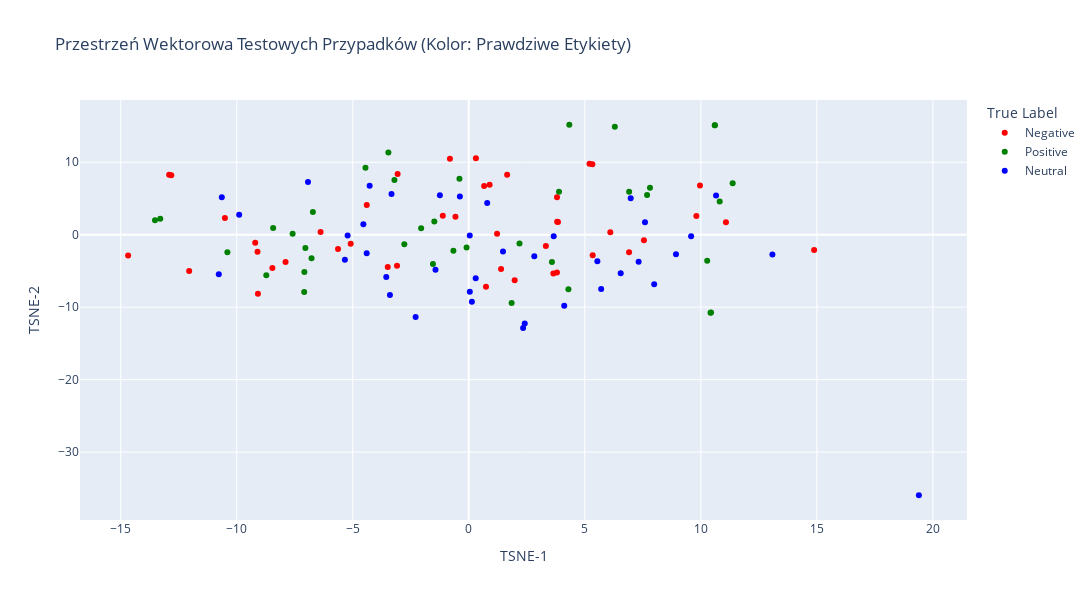
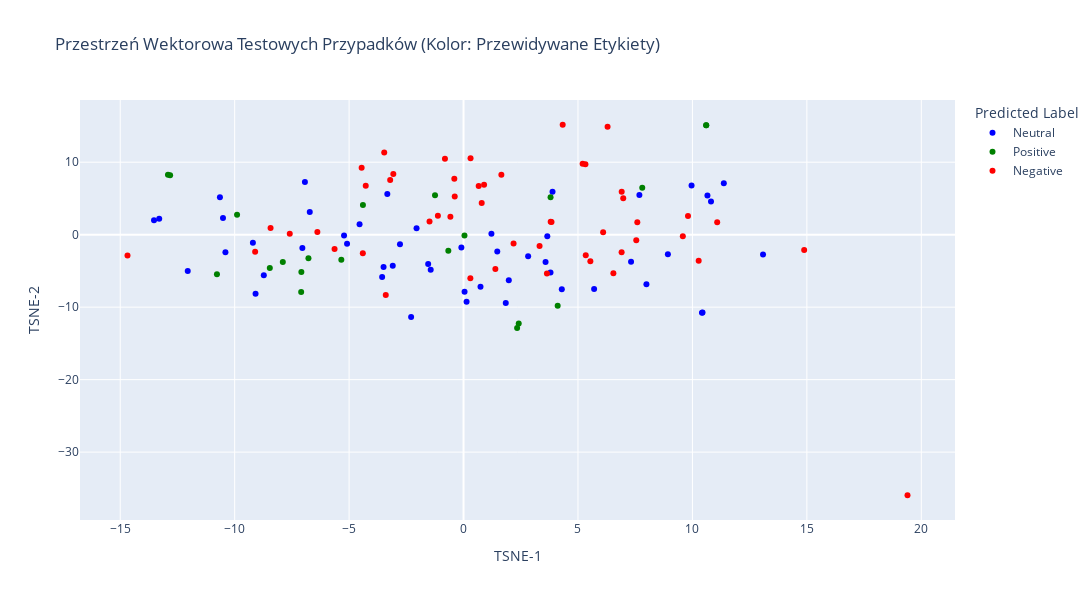
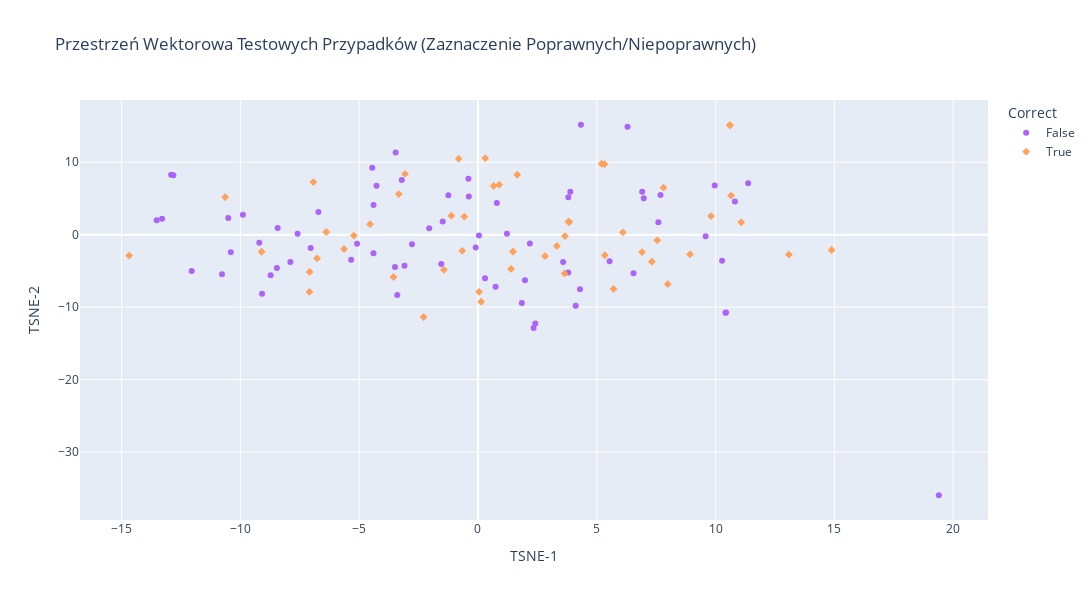

Here is the notebook cell these charts were saved with, in order:
### Code cell
pca = PCA(n_components=40, random_state=42)
embeddings_pca = pca.fit_transform(test_embeddings)

tsne = TSNE(n_components=2, perplexity=30, n_iter=300, random_state=42)
embeddings_tsne = tsne.fit_transform(embeddings_pca)

sentiment_colors = {'Negative': 'red', 'Positive': 'green', 'Neutral': 'blue'}

df_visualization = pd.DataFrame({
    'TSNE-1': embeddings_tsne[:,0],
    'TSNE-2': embeddings_tsne[:,1],
    'True Label': test_labels,
    'Predicted Label': test_predicted_labels,
    'Text': test_df['text'],
})

fig_true = px.scatter(
    df_visualization,
    x='TSNE-1',
    y='TSNE-2',
    color='True Label',
    hover_data=['True Label', 'Predicted Label', 'Text'],
    title='Przestrzeń Wektorowa Testowych Przypadków (Kolor: Prawdziwe Etykiety)',
    width=1200,
    height=600,
    color_discrete_map=sentiment_colors
)

fig_true.show()

fig_pred = px.scatter(
    df_visualization,
    x='TSNE-1',
    y='TSNE-2',
    color='Predicted Label',
    hover_data=['True Label', 'Predicted Label', 'Text'],
    title='Przestrzeń Wektorowa Testowych Przypadków (Kolor: Przewidywane Etykiety)',
    width=1200,
    height=600,
    color_discrete_map=sentiment_colors
)

fig_pred.show()

df_visualization['Correct'] = df_visualization['True Label'] == df_visualization['Predicted Label']

fig_correct = px.scatter(
    df_visualization,
    x='TSNE-1',
    y='TSNE-2',
    color='Correct',
    symbol='Correct',
    hover_data=['True Label', 'Predicted Label', 'Text'],
    title='Przestrzeń Wektorowa Testowych Przypadków (Zaznaczenie Poprawnych/Niepoprawnych)',
    width=1200,
    height=600,
    color_discrete_map=sentiment_colors
)

fig_correct.show()

### Figure 1 — Plotly figure (JSON) as saved in the notebook; plotly's stock layout.template omitted (floating-point values rounded to 4 significant figures; data arrays with more than 128 entries replaced by an {"elided": "..."} marker saying what was removed)
{"data": [{"customdata": {"elided": "44x3 str values"}, "hovertemplate": "True Label=%{customdata[0]}<br>TSNE-1=%{x}<br>TSNE-2=%{y}<br>Predicted Label=%{customdata[1]}<br>Text=%{customdata[2]}<extra></extra>", "legendgroup": "Negative", "marker": {"color": "red", "symbol": "circle"}, "mode": "markers", "name": "Negative", "orientation": "v", "showlegend": true, "type": "scatter", "x": [-12.05, -12.91, 0.3055, 1.652, 9.962, 6.099, -3.494, 6.907, -6.387, -10.51, -9.204, 3.807, -3.093, -12.82, -1.121, 7.546, 1.218, -3.068, 0.7407, -5.635, 3.643, -4.396, 1.977, 3.843, 14.88, -14.68, 0.6611, 1.39, -8.465, 3.799, 5.325, 0.8973, 11.08, 5.203, -9.105, 3.802, -0.5747, -7.896, 9.807, 5.339, -9.087, -0.8126, 3.321, -5.09], "xaxis": "x", "y": [-5.027, 8.26, 10.55, 8.266, 6.776, 0.3251, -4.443, -2.417, 0.3662, 2.299, -1.117, 1.787, -4.285, 8.192, 2.627, -0.7827, 0.1396, 8.383, -7.195, -1.975, -5.35, 4.106, -6.281, 1.748, -2.114, -2.883, 6.72, -4.726, -4.582, -5.236, 9.724, 6.899, 1.706, 9.783, -2.355, 5.173, 2.488, -3.786, 2.569, -2.853, -8.152, 10.46, -1.566, -1.252], "yaxis": "y"}, {"customdata": [["Positive", "Positive", "Ogolna opinia : polecam ! ! !"], ["Positive", "Neutral", "Znam ją tylko z ćwiczeń gdzie dobrze i przystepnie tłumaczy."], ["Positive", "Negative", "Miał em przyjemność mieć z tą panią wykład !"], ["Positive", "Neutral", "Polecam ten kurs i polecam !"], ["Positive", "Negative", "Analiza matemtyczna 1 ocena : ok czasy / b ] miły, jest jakos mijają, wiesz za co masz ocene. co do trudnosci kolokwiów [ wszystko to kwestia przygotowania , )"], ["Positive", "Negative", "Twoja nieobecność to jest ocena w egzaminie na stresu chyba, że odrobisz ten termin. na koniec jest krótki, bezstresowy egzamin ( bez szkole )."], ["Positive", "Neutral", "Niesamowite poczucie humoru ciagle wstawki dla rozsmieszenia , itd.."], ["Positive", "Positive", "Ogólnie :"], ["Positive", "Neutral", "Tak Podstawa oceny w indeksie : egzamin Niespodziewajki : brak ( zadania powtarzają się co roku ) Poczucie humorupane pokłady Ogólne podejście do studenta : pozytywne Zerowy termin jest najprostszy ( 3 zadania ) - warunkiem przystąpienia jest jednak zaliczenie projektu u dr."], ["Positive", "Negative", "Dobry wykładowca."], ["Positive", "Neutral", "Scharoch wypada naprawde swietnie."], ["Positive", "Neutral", "dr Kornel jest wporzadku. wprwawdzie nie potrafi nauczyc algebry ( jak sam przyznaje sam jej juz nie umie : D ), ale jest bardzo przyjaznie nastawiony do studentow. wyklady sa dosc ciekawe, bo pan dr niezbyt czesto porusza problematyke czysto matematyczna, zwykle opowiada co ciekawego dzieje sie na siwecie. kolokwia sa proste pod warunkiem, ze posiedzi sie przy skrypcie ; ) ale nie radze na nich sciagac ( zlaszcza od sasiadow ) bo na samym kole dr Kornel siedzi w kacie i na nikogo nie zwraca uwagi, za to przy sprawdzaniu prac robi wnikliwe.. sledztwo. ogólnie : polecam ! ! !"], ["Positive", "Neutral", "Uważam, że to najlepszy kitowy obiektyw na rynku. Wykonanie metal i bardzo dobrej jakości tworzywi. Pierścień przysłony chodzi z należytym oporem i skokiem. Wbudowana stabilizacja jest wydajna i naprawdę pomaga w wielu sytuacjach. Obiektyw bardzo ostry już od największego otworu przysłony. Celność bdb. To za co pochwalę go dodatkowo to szybki silnik autofokusa - używał em go na poczatku z dosyć mułowatym X - E1, teraz, kiedy przesiadł em się na X - T1 to mogę tylko chwalić ! ! ! Ostatni plus to bardzo dobrze opracowany system uszczelnień - obiektyw, mimo, iż jest to zoom, w ogóle nie zasysa kurzu do środka ( miałem już wiele zoomów : Nikkory, Sigmy i tam był to problem ). Polecam !"], ["Positive", "Neutral", "Duza częśc grupy zaliczyła w kolokwiach."], ["Positive", "Neutral", "Kurs : Fizyka ] ćw. [ / b , Miła, ale często się śmieje ( czesto ironicznie : P )."], ["Positive", "Neutral", "Niesamowite poczucie humoru ciagle powraca dla rozsmieszenia towarzystwa itd.."], ["Positive", "Neutral", "Gosc jest nieziemski ! ! !"], ["Positive", "Neutral", "Warto sie sporo dowiedziec."], ["Positive", "Negative", "Obiektyw ten przeznaczony jest dla osób które dopiero zaczynają użytkownika lustrzankami cyfrowymi marki Canon. Jest to obiektyw bez stabilizacji pracę ( jest to w nowszym modelu Mark III ). Cena tego obiektywu nie jest wygórowana. Można go już kupić w bardzo stronę stanie za około 160 - 190 zł, czyli jak na obiektyw śmieszne pieniądze. Dla początkującego wymaga będzie do dobry wybór na na się z możliwościami własnego sprzętu, jeśli nie chce y wykładać i początku wielkich sum na należy się zaawansowanych m dobrym dobre zdjęcia, lecz Pole to trochę wprawy i znajomości aparatu, którego używamy. ie obrazu zapoznanie początkującym użytkownikom. Bardziej innych ca skierować się w y dostępny obiektywów."], ["Positive", "Negative", "Fizyka laborki robi ki ującej ! [ / b ] Tadeusz bardzo bor facet, początkowo wydawał się sympatyczny zapowiedział na pierwszych zajęciach kartkówke, ale że przestraszyć tylko samego siebie chyba : P Kartkówki sa po część grupy je chciał i która bardzo marudzi nie ma."], ["Positive", "Negative", "Pan Gańcza jest osobą bardzo dobrą jako nauczyciel dla początkujących... nie rozumiem ego Pan komentarzy jeśli chodzi o \" ty k"], ["Positive", "Positive", "Piotr M., mgr Pływanie Polecam [ / b ) Ocena za obecnosc ( 5, 0 ]"], ["Positive", "Negative", "Pani Małgorzata chętna jest do pomocy z trudniejszymi zadaniami."], ["Positive", "Negative", "Każda nieobecność to jest ocena w dół na koniec chyba, że odrobisz ten termin. na koniec jest krótki, bezstresowy egzamin ( bez paniki )."], ["Positive", "Neutral", "Nie ma kartkówek i nikt tez nie pyta."], ["Positive", "Negative", "Kurs : Fizyka 1 ćw. [ / b ] Miła, sympatyczna, często się śmieje ( czesto ironicznie : P )."], ["Positive", "Positive", "Kolokwia nie sa trudne - taki standart ogolnouczelniany."], ["Positive", "Neutral", "Lepiej nie mógł eś trafić."], ["Positive", "Positive", "Mozna sobie pomóc na zajęciach."], ["Positive", "Positive", "2 M., mgr Pływanie Polecam [ / b ] Ocena za obecnosc ( Piotr na )."], ["Positive", "Neutral", "Ludzie... takiego lajtu - zyje to nie widzialem... \" ( Postanowilem przytoczyc kilka zdan z pierwszego wykladu jak mniej wiecej ) : \" . a"], ["Positive", "Neutral", "ANALIZA MATEMATYCZNA 1 ( ) + ĆW musi Pani i byc sie mila 1 tłumaczy wszytko dokladnie bez zadnego pospiechu."], ["Positive", "Neutral", "Na koniec jest koło - bardzo proste."], ["Positive", "Positive", "Kola nie sa zbyt trudne, wspomnienia miec dobre wystarczy z cwiczen i przeczytac fragment z ksiazki."], ["Positive", "Neutral", "Szermierka to bardzo ciekawy sport, a Pan Gańcza potrafi go nauczyc."], ["Positive", "Negative", "Choć gra ma już swoje lata i robi wrażenie i choć widać że jest to 1 razem lego u na pierwszy rzut mnie trudno też nie zauważyć zalet jakie ta gra to wywoł minut ładna po klimatyczna grafika czy według mnie jedna z największych zalet tej gry czyli ROBIENIE WŁASNYCH POSTACI, oka można grać. Niby nic takiego klasa jednak sam wier że coś takiego jest cieszy. Gra poziom trudności zmienia z poziomu na poziom, jeden etap jest łatwy inny Brz Wiele ują i myślenia jednak zagadki są do en w dosłownie 30 którymi dla . napisali na pudełku 7 latków innym ka są proste. zabawne jeszcze jak sik pająka jest według mnie najgorszą rzeczą w początku grze. I do pytań wszystkiego mamy tej częste czasem nie da i bagi które to wielu osób Gra tego : śmiech, złość i nerwice na , u mnie był t fakt problem. rozwiązania lego Batman jest dobrą grą ale nie bez wad."], ["Positive", "Neutral", "Znam ją tez z ćwiczeń gdzie dobrze i przystepnie tłumaczy."], ["Positive", "Negative", "Ogólnie bardzo polecam, Krzysztof Bogdan ze swoim plecakiem i ' humoru ( ' a teraz na koniec roku podajcie sobie ręce n a znak pokoju ' poczuciem ) spodoba się każdemu."]], "hovertemplate": "True Label=%{customdata[0]}<br>TSNE-1=%{x}<br>TSNE-2=%{y}<br>Predicted Label=%{customdata[1]}<br>Text=%{customdata[2]}<extra></extra>", "legendgroup": "Positive", "marker": {"color": "green", "symbol": "circle"}, "mode": "markers", "name": "Positive", "orientation": "v", "showlegend": true, "type": "scatter", "x": [-6.776, 10.44, 10.27, 3.583, -7.593, 4.332, -13.52, 7.808, -2.778, -3.206, -8.727, -10.4, 11.37, 1.845, 7.683, -13.3, -2.053, 3.888, -0.4028, -1.486, -8.432, 10.6, -4.452, 6.293, 4.293, 6.91, -7.086, -1.545, -0.6642, 10.6, 10.81, -6.719, -0.09538, -7.094, -7.042, -3.465, 10.42, 2.185], "xaxis": "x", "y": [-3.257, -10.75, -3.587, -3.767, 0.1138, 15.16, 1.99, 6.481, -1.322, 7.554, -5.592, -2.415, 7.094, -9.444, 5.483, 2.21, 0.8909, 5.938, 7.706, 1.809, 0.9029, 15.1, 9.241, 14.89, -7.54, 5.938, -5.14, -4.063, -2.222, 15.1, 4.573, 3.121, -1.782, -7.9, -1.826, 11.34, -10.76, -1.205], "yaxis": "y"}, {"customdata": [["Neutral", "Negative", "Ocena : do przejścia Pan Jerzy to całkiem niezły matematyk, co jest wydawać ekscentryczny ale nie jest taki zły jak by się mogło prawda"], ["Neutral", "Neutral", "Cóż...."], ["Neutral", "Neutral", "Przez większośc zajęć prowadzący uczą na na kilki grali śmy w piłkę : ) POLECAM jak kurs ( 100 zł )"], ["Neutral", "Negative", "Wykład jak to jest to samo co w skrypcie."], ["Neutral", "Neutral", "Ogólnie dla ambitnych nie niej a dla tych co chcą przejśc na 3.0 - warto się zapisac, nie marne sensu chodzic na polecam trochę własnej pracy i będzie : faj ma )"], ["Neutral", "Positive", "Umie wytłumaczyc trudne zadania, chociaz tak naprawde te najtrudniejsze to i po chęcią omiajał mówiąc by prostu że są one trudne pewno nie będziemy ich liczyc bo ale tak takich nie będzie na z : i Zrobił pare zapowiedzianych kartkówek, ) za 1 pkt."], ["Neutral", "Neutral", "będzie zwykle do najłatwiejszych nie należą, ale jak człowiek się troszkę postara to Początki bez problemu."], ["Neutral", "Negative", "Niestety z zaliczeniem to jest łatwo ( kolokwia oceniane w systemie 0 - 1 ) ale generalnie jeśli jesteś na bieżąco nie zdasz."], ["Neutral", "Neutral", "W tym roku nawet obnizyl prog zaliczenia z 12 na 10 pkt : shock : Generalnie nie jest zle, pozatym AiR nie ma innego wyboru ; )"], ["Neutral", "Positive", "Pisemna to test z gramatyki ( uzupełnianka )... obszerny ale do przejścia, jest też poprawka."], ["Neutral", "Neutral", "W ktorym mogą zdarzyc sie :"], ["Neutral", "Positive", "Zaliczenie : : Strona internetowa wymyślonej firmy lub biznes plan."], ["Neutral", "Positive", "Oczywiscie , ale tylko raz : D"], ["Neutral", "Neutral", "Podobno jeszcze kadencji niedawna był postrachem, głównie za do Fizyki I i II ale za mojej czasów zmiękł, i jak dla mnie a tak było nadal dość trudno."], ["Neutral", "Positive", "W sumie mam zajęcia, dopóki nie bedzie kolokwium."], ["Neutral", "Neutral", ", zajeciach nalezy byc Na osoby gadajace i przylapane moge miec obnizona ocene."], ["Neutral", "Negative", "To był pierwszy krem do twarzy, którego , m. Jest tani, wydajny i dobrze natłuszcza jest co jest używał zaletą szczególnie jego Poza tym, krem jest nijaki. Nie polecam używania go latem i w zależy dni. dzeniu po a . się świeci i jest bardzo tłusta. Krem ma swój zapach, za dla nie przepadam. Dla mnie którym on zbyt mocny i za mocny strasznie uży krem do twarzy. Moim go jest odpowiedni wysch osób starszych, którym słoneczne na ochronie skóry przed mrozem. Z tego co pamiętam, to nie n zdaniem pod makijaż, ponieważ wyglądało to Woda i nienaturalnie. Polecam na mrozy."], ["Neutral", "Positive", "Wg mnie te 6 minut to troche za dużo"], ["Neutral", "Negative", "psychologii Profesor jest bardzo miłą osobą jako człwiek, był wykładzie z na analitycznej I rzeczywiście delikatnie rzecz ujmując Pan pytania... niemniej niekiedy wykład prowadzony był z licznymi dygresjami.. co jest miłe... i przyjemnie mija czas ale stawiał zawsze nie z czego się uczyć..."], ["Neutral", "Neutral", "Zajmuje to góra dwa dni, zwłaszcza ze odpowiedzi sa wspólnie opracowywane przez studentów."], ["Neutral", "Positive", "Tak czy inaczej, : wybie się między Panem Apostolukiem, a Panią Kołodziej - to wiesz już kogo wybrać sz )"], ["Neutral", "Negative", "ma absolutnej ciszy, W słuch i wzrok absolutny, usłyszy i wypatrzy wszystko."], ["Neutral", "Neutral", "Projekt nie musi być specjalnie rozbudowany, ma ładnie wyglądać, mieć elegancką zrobioną dokumentację, i mają się pokazywać ładne wykresy."], ["Neutral", "Neutral", "Ocena stawiać potwierdza obecność, ale trzeba uważać : bardzo nie lubi nazwisk i zdarzało mu sie jego przy nazwisku kropke."], ["Neutral", "Negative", "Jest kilka kartkowek / wejsciowek, ktore sa podstawa zaliczenia."], ["Neutral", "Negative", "Pan Górniak jest , ale wykonuje raczej standardowe zadania ze skryptu."], ["Neutral", "Positive", "Wg mnie te 6 minut to troche za mało."], ["Neutral", "Neutral", "Nie było na sali osoby która potrafiła by nie śmiać mu się prosto w twarz."], ["Neutral", "Negative", "- wszyscy ( można było oddać wypracowanie jedno wtedy było 3 ; lub Nie koło - niewielu się na to zdecydowało )."], ["Neutral", "Negative", "Reszta zadań standard z \" magi \""], ["Neutral", "Neutral", "To co mówi pan profesor może i jesst ciekawe i nieraz potrafi zainteresować, jest minusem ale to w jaki sposob on to mówi."], ["Neutral", "Neutral", "Zadania robi . \""], ["Neutral", "Neutral", "Jeśli wyczyta nieobecnego, to ta osoba na 100 % będzie czytana na kolejnych zajęciach."], ["Neutral", "Negative", "krzesełko ale ładnej kolorystyce, bardzo przydatna regulacja siedziska i Jest można je bym wyczyścić bo jest głównie specjalnym materiałem w który nie wnika woda ale oprócz pokryte same minusy, moje ciało poci się łatwo tym krzesełku straszliwie - , ze oczywiście na ten materiał, do tego krzesełko jest bardzo ciężkie przy nie ma kółeczek z przodu co jeszcze bardziej uniemożliwia jego przesuwanie, zajmuje też sporo miejsca. w sporo nie z tego co już na rynku są jeszcze droższe, osobiście jest drugi raz względu m go tego kupiła."], ["Neutral", "Neutral", "Był em na jej zajęciach w 100 %, starał em się jak mogł em by nadgonić grupę gdyż nie zdawał em matury z anglika a znalazł em się na B 1."], ["Neutral", "Neutral", "Co innego po ćwiczeniach... : )"], ["Neutral", "Negative", "Przyłapanie na ściąganiu to 2.0 z danej pracy."], ["Neutral", "Neutral", "On jest chyba fanatykiem swoich dziedzin ( a jest tego troche ). ale j . s pamietam wiekszosć w końcu z"], ["Neutral", "Neutral", "Jeśli chodzi o wykład na WEMiF - u ludzie , nie mają wyboru raczej chyba tylko dr Juszkiewicz wykłada."]], "hovertemplate": "True Label=%{customdata[0]}<br>TSNE-1=%{x}<br>TSNE-2=%{y}<br>Predicted Label=%{customdata[1]}<br>Text=%{customdata[2]}<extra></extra>", "legendgroup": "Neutral", "marker": {"color": "blue", "symbol": "circle"}, "mode": "markers", "name": "Neutral", "orientation": "v", "showlegend": true, "type": "scatter", "x": [6.977, 10.66, -5.221, -0.385, 7.99, -9.895, -6.931, 0.2975, 2.822, -5.34, -4.543, -1.246, -10.77, 7.318, 0.04088, -10.64, 5.54, 2.341, 9.581, 0.1322, 4.113, -3.398, -1.435, 13.08, 6.546, 19.4, 2.411, 5.704, -4.273, 7.592, 0.0443, -3.331, -3.556, 0.7935, 8.928, -2.291, -4.4, 3.659, 1.473], "xaxis": "x", "y": [5.02, 5.392, -0.1268, 5.256, -6.829, 2.755, 7.258, -6.029, -2.963, -3.464, 1.446, 5.428, -5.451, -3.737, -0.1068, 5.171, -3.683, -12.87, -0.2224, -9.252, -9.814, -8.328, -4.854, -2.742, -5.312, -35.95, -12.26, -7.484, 6.753, 1.724, -7.89, 5.594, -5.837, 4.361, -2.7, -11.36, -2.554, -0.2066, -2.321], "yaxis": "y"}], "layout": {"height": 600, "legend": {"title": {"text": "True Label"}, "tracegroupgap": 0}, "title": {"text": "Przestrzeń Wektorowa Testowych Przypadków (Kolor: Prawdziwe Etykiety)"}, "width": 1200, "xaxis": {"anchor": "y", "domain": [0, 1], "title": {"text": "TSNE-1"}}, "yaxis": {"anchor": "x", "domain": [0, 1], "title": {"text": "TSNE-2"}}}}

### Figure 2 — Plotly figure (JSON) as saved in the notebook; plotly's stock layout.template omitted (floating-point values rounded to 4 significant figures; data arrays with more than 128 entries replaced by an {"elided": "..."} marker saying what was removed)
{"data": [{"customdata": {"elided": "50x3 str values"}, "hovertemplate": "Predicted Label=%{customdata[1]}<br>TSNE-1=%{x}<br>TSNE-2=%{y}<br>True Label=%{customdata[0]}<br>Text=%{customdata[2]}<extra></extra>", "legendgroup": "Neutral", "marker": {"color": "blue", "symbol": "circle"}, "mode": "markers", "name": "Neutral", "orientation": "v", "showlegend": true, "type": "scatter", "x": [-12.05, 10.44, 9.962, 10.66, -3.494, 3.583, -5.221, 7.99, -10.51, -9.204, -13.52, -3.093, -2.778, -8.727, -6.931, 1.218, -10.4, 11.37, 1.845, 2.822, 0.7407, 7.683, -13.3, 1.977, -4.543, -2.053, 3.888, 7.318, -10.64, 3.799, 4.293, 0.1322, -1.435, -1.545, 13.08, 5.704, 0.0443, -3.331, -3.556, 10.81, -6.719, -9.087, 8.928, -2.291, -0.09538, -7.042, 3.659, 1.473, 10.42, -5.09], "xaxis": "x", "y": [-5.027, -10.75, 6.776, 5.392, -4.443, -3.767, -0.1268, -6.829, 2.299, -1.117, 1.99, -4.285, -1.322, -5.592, 7.258, 0.1396, -2.415, 7.094, -9.444, -2.963, -7.195, 5.483, 2.21, -6.281, 1.446, 0.8909, 5.938, -3.737, 5.171, -5.236, -7.54, -9.252, -4.854, -4.063, -2.742, -7.484, -7.89, 5.594, -5.837, 4.573, 3.121, -8.152, -2.7, -11.36, -1.782, -1.826, -0.2066, -2.321, -10.76, -1.252], "yaxis": "y"}, {"customdata": [["Positive", "Positive", "Ogolna opinia : polecam ! ! !"], ["Negative", "Positive", "Analiza matematyczna 1 ćwiczenia Ocena : unikać [ / b ] posługując jest ćwiczeniach myślał em, że analize : bez liczy ( pokazywał jak się ' ułamki o różnych mianownikach, sensu się swoją ' maszyną liczącą ( kalkulator P wink : lubi z nim o ) )."], ["Neutral", "Positive", "Umie wytłumaczyc trudne zadania, chociaz tak naprawde te najtrudniejsze to i po chęcią omiajał mówiąc by prostu że są one trudne pewno nie będziemy ich liczyc bo ale tak takich nie będzie na z : i Zrobił pare zapowiedzianych kartkówek, ) za 1 pkt."], ["Positive", "Positive", "Ogólnie :"], ["Negative", "Positive", "Analiza matematyczna 1 ćwiczenia Ocena : unikać [ / b ] Na pierwszych ćwiczeniach myślał em, że analize zaliczę bez problemów ( pokazywał jak się dodaje ułamki o różnych mianownikach, bawił się swoją ' maszyną liczącą ( kalkulator : wink : lubi sie nim bawić ) )."], ["Neutral", "Positive", "Pisemna to test z gramatyki ( uzupełnianka )... obszerny ale do przejścia, jest też poprawka."], ["Negative", "Positive", "Na analizie 2 była że raz pierwszy jego wykładzie i stwierdziła m, na to strata czasu."], ["Neutral", "Positive", "Zaliczenie : : Strona internetowa wymyślonej firmy lub biznes plan."], ["Neutral", "Positive", "Oczywiscie , ale tylko raz : D"], ["Neutral", "Positive", "W sumie mam zajęcia, dopóki nie bedzie kolokwium."], ["Negative", "Positive", "Ogolnie, , z ale jezeli ma sie mozliwosc zapisania do kogos innego, to raczej warto owszem niej skorzystac."], ["Positive", "Positive", "Piotr M., mgr Pływanie Polecam [ / b ) Ocena za obecnosc ( 5, 0 ]"], ["Neutral", "Positive", "Wg mnie te 6 minut to troche za dużo"], ["Neutral", "Positive", "Tak czy inaczej, : wybie się między Panem Apostolukiem, a Panią Kołodziej - to wiesz już kogo wybrać sz )"], ["Positive", "Positive", "Kolokwia nie sa trudne - taki standart ogolnouczelniany."], ["Neutral", "Positive", "Wg mnie te 6 minut to troche za mało."], ["Positive", "Positive", "Mozna sobie pomóc na zajęciach."], ["Negative", "Positive", "Wydaje sie ze gardził studentami."], ["Positive", "Positive", "2 M., mgr Pływanie Polecam [ / b ] Ocena za obecnosc ( Piotr na )."], ["Negative", "Positive", "Ogolnie, ze ujdzie, ale jezeli ma sie możliwość zapisania do kogos innego, to raczej warto z tego skorzystac."], ["Positive", "Positive", "Kola nie sa zbyt trudne, wspomnienia miec dobre wystarczy z cwiczen i przeczytac fragment z ksiazki."]], "hovertemplate": "Predicted Label=%{customdata[1]}<br>TSNE-1=%{x}<br>TSNE-2=%{y}<br>True Label=%{customdata[0]}<br>Text=%{customdata[2]}<extra></extra>", "legendgroup": "Positive", "marker": {"color": "green", "symbol": "circle"}, "mode": "markers", "name": "Positive", "orientation": "v", "showlegend": true, "type": "scatter", "x": [-6.776, -12.91, -9.895, 7.808, -12.82, -5.34, -4.396, -1.246, -10.77, 0.04088, -8.465, 10.6, 2.341, 4.113, -7.086, 2.411, -0.6642, 3.802, 10.6, -7.896, -7.094], "xaxis": "x", "y": [-3.257, 8.26, 2.755, 6.481, 8.192, -3.464, 4.106, 5.428, -5.451, -0.1068, -4.582, 15.1, -12.87, -9.814, -5.14, -12.26, -2.222, 5.173, 15.1, -3.786, -7.9], "yaxis": "y"}, {"customdata": {"elided": "50x3 str values"}, "hovertemplate": "Predicted Label=%{customdata[1]}<br>TSNE-1=%{x}<br>TSNE-2=%{y}<br>True Label=%{customdata[0]}<br>Text=%{customdata[2]}<extra></extra>", "legendgroup": "Negative", "marker": {"color": "red", "symbol": "circle"}, "mode": "markers", "name": "Negative", "orientation": "v", "showlegend": true, "type": "scatter", "x": [0.3055, 6.977, 1.652, 10.27, 6.099, 6.907, -0.385, -6.387, 3.807, -7.593, 4.332, -3.206, -1.121, 7.546, -3.068, 0.2975, -5.635, 3.643, 3.843, 14.88, -14.68, 0.6611, 1.39, -0.4028, -1.486, -8.432, 5.325, 5.54, 0.8973, -4.452, 9.581, 6.293, 6.91, -3.398, 11.08, 5.203, -9.105, 6.546, 19.4, -4.273, 7.592, -0.5747, 9.807, 0.7935, 5.339, -0.8126, -4.4, -3.465, 3.321, 2.185], "xaxis": "x", "y": [10.55, 5.02, 8.266, -3.587, 0.3251, -2.417, 5.256, 0.3662, 1.787, 0.1138, 15.16, 7.554, 2.627, -0.7827, 8.383, -6.029, -1.975, -5.35, 1.748, -2.114, -2.883, 6.72, -4.726, 7.706, 1.809, 0.9029, 9.724, -3.683, 6.899, 9.241, -0.2224, 14.89, 5.938, -8.328, 1.706, 9.783, -2.355, -5.312, -35.95, 6.753, 1.724, 2.488, 2.569, 4.361, -2.853, 10.46, -2.554, 11.34, -1.566, -1.205], "yaxis": "y"}], "layout": {"height": 600, "legend": {"title": {"text": "Predicted Label"}, "tracegroupgap": 0}, "title": {"text": "Przestrzeń Wektorowa Testowych Przypadków (Kolor: Przewidywane Etykiety)"}, "width": 1200, "xaxis": {"anchor": "y", "domain": [0, 1], "title": {"text": "TSNE-1"}}, "yaxis": {"anchor": "x", "domain": [0, 1], "title": {"text": "TSNE-2"}}}}

### Figure 3 — Plotly figure (JSON) as saved in the notebook; plotly's stock layout.template omitted (floating-point values rounded to 4 significant figures; data arrays with more than 128 entries replaced by an {"elided": "..."} marker saying what was removed)
{"data": [{"customdata": {"elided": "69x3 str values"}, "hovertemplate": "Correct=False<br>TSNE-1=%{x}<br>TSNE-2=%{y}<br>True Label=%{customdata[0]}<br>Predicted Label=%{customdata[1]}<br>Text=%{customdata[2]}<extra></extra>", "legendgroup": "False", "marker": {"color": "#ab63fa", "symbol": "circle"}, "mode": "markers", "name": "False", "orientation": "v", "showlegend": true, "type": "scatter", "x": [-12.05, 10.44, -12.91, 6.977, 10.27, 9.962, -3.494, 3.583, -0.385, -10.51, -9.204, -7.593, 4.332, -13.52, -9.895, -3.093, -12.82, -2.778, -3.206, -8.727, 1.218, -10.4, 11.37, 1.845, 0.2975, 0.7407, 7.683, -13.3, -5.34, -4.396, 1.977, -1.246, -10.77, -2.053, 3.888, 0.04088, -8.465, -0.4028, -1.486, 3.799, -8.432, 5.54, 2.341, -4.452, 9.581, 6.293, 4.293, 4.113, 6.91, -3.398, -1.545, 6.546, 19.4, 2.411, 3.802, -4.273, 7.592, -7.896, 10.81, 0.7935, -6.719, -9.087, -0.09538, -4.4, -7.042, -3.465, 10.42, 2.185, -5.09], "xaxis": "x", "y": [-5.027, -10.75, 8.26, 5.02, -3.587, 6.776, -4.443, -3.767, 5.256, 2.299, -1.117, 0.1138, 15.16, 1.99, 2.755, -4.285, 8.192, -1.322, 7.554, -5.592, 0.1396, -2.415, 7.094, -9.444, -6.029, -7.195, 5.483, 2.21, -3.464, 4.106, -6.281, 5.428, -5.451, 0.8909, 5.938, -0.1068, -4.582, 7.706, 1.809, -5.236, 0.9029, -3.683, -12.87, 9.241, -0.2224, 14.89, -7.54, -9.814, 5.938, -8.328, -4.063, -5.312, -35.95, -12.26, 5.173, 6.753, 1.724, -3.786, 4.573, 4.361, 3.121, -8.152, -1.782, -2.554, -1.826, 11.34, -10.76, -1.205, -1.252], "yaxis": "y"}, {"customdata": {"elided": "52x3 str values"}, "hovertemplate": "Correct=True<br>TSNE-1=%{x}<br>TSNE-2=%{y}<br>True Label=%{customdata[0]}<br>Predicted Label=%{customdata[1]}<br>Text=%{customdata[2]}<extra></extra>", "legendgroup": "True", "marker": {"color": "#FFA15A", "symbol": "diamond"}, "mode": "markers", "name": "True", "orientation": "v", "showlegend": true, "type": "scatter", "x": [-6.776, 0.3055, 1.652, 10.66, 6.099, 6.907, -5.221, -6.387, 7.99, 3.807, 7.808, -1.121, 7.546, -6.931, -3.068, 2.822, -5.635, 3.643, -4.543, 3.843, 7.318, 14.88, -14.68, 0.6611, 1.39, -10.64, 10.6, 5.325, 0.8973, 0.1322, -7.086, -1.435, 13.08, 11.08, 5.203, -9.105, 5.704, -0.6642, 0.0443, -3.331, -0.5747, 10.6, 9.807, -3.556, 5.339, 8.928, -2.291, -0.8126, -7.094, 3.659, 1.473, 3.321], "xaxis": "x", "y": [-3.257, 10.55, 8.266, 5.392, 0.3251, -2.417, -0.1268, 0.3662, -6.829, 1.787, 6.481, 2.627, -0.7827, 7.258, 8.383, -2.963, -1.975, -5.35, 1.446, 1.748, -3.737, -2.114, -2.883, 6.72, -4.726, 5.171, 15.1, 9.724, 6.899, -9.252, -5.14, -4.854, -2.742, 1.706, 9.783, -2.355, -7.484, -2.222, -7.89, 5.594, 2.488, 15.1, 2.569, -5.837, -2.853, -2.7, -11.36, 10.46, -7.9, -0.2066, -2.321, -1.566], "yaxis": "y"}], "layout": {"height": 600, "legend": {"title": {"text": "Correct"}, "tracegroupgap": 0}, "title": {"text": "Przestrzeń Wektorowa Testowych Przypadków (Zaznaczenie Poprawnych/Niepoprawnych)"}, "width": 1200, "xaxis": {"anchor": "y", "domain": [0, 1], "title": {"text": "TSNE-1"}}, "yaxis": {"anchor": "x", "domain": [0, 1], "title": {"text": "TSNE-2"}}}}
